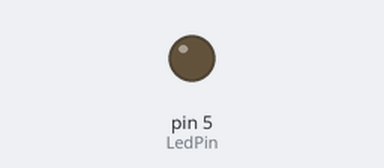
Bench run of a sketch on a simulated Arduino Uno, built with avr-gcc and run on an emulated ATmega328P. On the bench: output pins drawn as LEDs (lit = HIGH).

Above: at 0.6 s.
At 7.6 s:
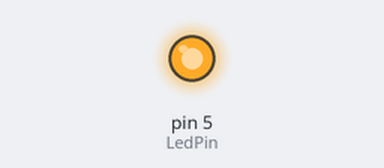
Timing chart, 0 to 13.1 s (numbered marks = the images above):
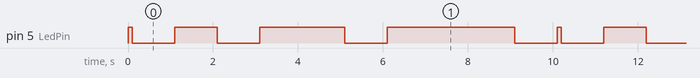

Measured:
- by itself, pin 5 (LedPin): repeats every 10.1 s: LOW 1.0 s, HIGH 1.0 s, LOW 1.0 s, HIGH 2.0 s, LOW 1.0 s, HIGH 3.0 s, LOW 1.0 s, HIGH 0.10 s
- by itself, everything shown: repeats every 10.1 s, in 8 steps

The sketch:

Blink_100ms__1_detik__2_detik__3_detik.ino
```cpp
// Mengatur posisi PIN
const int LedPin = 5;               // Led dihubungkan pada pin GPIO 5

// the setup function runs once when you press reset or power the board
void setup() {
  pinMode(LedPin, OUTPUT);          // Inisialisasi Led sebagai OUTPUT
}

// the loop function runs over and over again forever
void loop() {
  // Nyala 100ms dan mati selama 1 detik
  digitalWrite(LedPin, HIGH);       // menyalakan LED
  delay(100);                       // akan menyala selama 100ms
  digitalWrite(LedPin, LOW);        // mematikan LED
  delay(1000);                      // akan mati selama 1 detik

  // Nyala 1 detik dan mati selama 1 detik
  digitalWrite(LedPin, HIGH);       // menyalakan LED
  delay(1000);                      // akan menyala selama 1 detik
  digitalWrite(LedPin, LOW);        // mematikan LED
  delay(1000);                      // akan mati selama 1 detik

  // Nyala 2 detik dan mati selama 1 detik
  digitalWrite(LedPin, HIGH);       // menyalakan LED
  delay(2000);                      // akan menyala selama 2 detik
  digitalWrite(LedPin, LOW);        // mematikan LED
  delay(1000);                      // akan mati selama 1 detik

  // Nyala 3 detik dan mati selama 1 detik
  digitalWrite(LedPin, HIGH);       // menyalakan LED
  delay(3000);                      // akan menyala selama 3 detik
  digitalWrite(LedPin, LOW);        // mematikan LED
  delay(1000);                      // akan mati selama 1 detik
}
```
